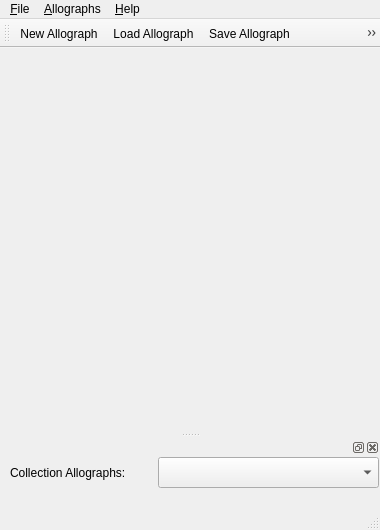
<?xml version="1.0" encoding="UTF-8"?>
<ui version="4.0">
 <class>HandyBox</class>
 <widget class="QMainWindow" name="HandyBox">
  <property name="geometry">
   <rect>
    <x>0</x>
    <y>0</y>
    <width>380</width>
    <height>530</height>
   </rect>
  </property>
  <property name="sizePolicy">
   <sizepolicy hsizetype="Preferred" vsizetype="Preferred">
    <horstretch>0</horstretch>
    <verstretch>0</verstretch>
   </sizepolicy>
  </property>
  <property name="minimumSize">
   <size>
    <width>380</width>
    <height>530</height>
   </size>
  </property>
  <property name="maximumSize">
   <size>
    <width>380</width>
    <height>530</height>
   </size>
  </property>
  <property name="windowTitle">
   <string>MainWindow</string>
  </property>
  <widget class="QWidget" name="centralwidget"/>
  <widget class="QMenuBar" name="menubar">
   <property name="geometry">
    <rect>
     <x>0</x>
     <y>0</y>
     <width>380</width>
     <height>23</height>
    </rect>
   </property>
   <widget class="QMenu" name="menu_File">
    <property name="title">
     <string>&amp;File</string>
    </property>
    <addaction name="action_New_Collection"/>
    <addaction name="action_Load_Collection"/>
    <addaction name="actionSave_Collection"/>
    <addaction name="actionSave_Collection_As"/>
    <addaction name="separator"/>
    <addaction name="action_Quit"/>
   </widget>
   <widget class="QMenu" name="menuHelp">
    <property name="title">
     <string>&amp;Help</string>
    </property>
    <addaction name="actionAbout_HandyBox"/>
   </widget>
   <widget class="QMenu" name="menuAllographs">
    <property name="title">
     <string>&amp;Allographs</string>
    </property>
    <addaction name="actionNew_Allograph"/>
    <addaction name="actionLoad_Allograph"/>
    <addaction name="actionSave_Allograph"/>
    <addaction name="separator"/>
    <addaction name="actionSet_Symbol"/>
    <addaction name="actionAdd_Allograph"/>
    <addaction name="separator"/>
    <addaction name="actionRecognize_Allograph"/>
    <addaction name="separator"/>
    <addaction name="actionNormalize_Repeated_Points"/>
    <addaction name="actionNormalize_number_of_points"/>
    <addaction name="actionNormalize_Slant"/>
    <addaction name="actionNormalize_Position"/>
    <addaction name="actionNormalize_Size"/>
    <addaction name="actionNormalize_All"/>
   </widget>
   <addaction name="menu_File"/>
   <addaction name="menuAllographs"/>
   <addaction name="menuHelp"/>
  </widget>
  <widget class="QStatusBar" name="statusbar"/>
  <widget class="QToolBar" name="toolBar">
   <property name="windowTitle">
    <string>toolBar</string>
   </property>
   <property name="iconSize">
    <size>
     <width>28</width>
     <height>28</height>
    </size>
   </property>
   <attribute name="toolBarArea">
    <enum>TopToolBarArea</enum>
   </attribute>
   <attribute name="toolBarBreak">
    <bool>false</bool>
   </attribute>
   <addaction name="actionNew_Allograph"/>
   <addaction name="actionLoad_Allograph"/>
   <addaction name="actionSave_Allograph"/>
   <addaction name="actionAdd_Allograph"/>
   <addaction name="actionSet_Symbol"/>
   <addaction name="actionNormalize_Size"/>
   <addaction name="actionNormalize_All"/>
   <addaction name="actionRecognize_Allograph"/>
  </widget>
  <widget class="QDockWidget" name="allographsDock">
   <property name="minimumSize">
    <size>
     <width>380</width>
     <height>70</height>
    </size>
   </property>
   <property name="layoutDirection">
    <enum>Qt::LeftToRight</enum>
   </property>
   <property name="floating">
    <bool>false</bool>
   </property>
   <attribute name="dockWidgetArea">
    <number>8</number>
   </attribute>
   <widget class="QWidget" name="allographsDockContents">
    <widget class="QComboBox" name="allographsComboBox">
     <property name="geometry">
      <rect>
       <x>158</x>
       <y>0</y>
       <width>221</width>
       <height>31</height>
      </rect>
     </property>
    </widget>
    <widget class="QLabel" name="allographsLabel">
     <property name="geometry">
      <rect>
       <x>10</x>
       <y>0</y>
       <width>181</width>
       <height>31</height>
      </rect>
     </property>
     <property name="text">
      <string>Collection Allographs:</string>
     </property>
    </widget>
   </widget>
  </widget>
  <action name="action_New_Collection">
   <property name="icon">
    <iconset resource="handybox.qrc">
     <normaloff>:/images/resources/icons/folder_new.png</normaloff>:/images/resources/icons/folder_new.png</iconset>
   </property>
   <property name="text">
    <string>&amp;New Collection</string>
   </property>
  </action>
  <action name="action_Load_Collection">
   <property name="text">
    <string>&amp;Load Collection</string>
   </property>
  </action>
  <action name="actionSave_Collection">
   <property name="text">
    <string>&amp;Save Collection</string>
   </property>
  </action>
  <action name="actionSave_Collection_As">
   <property name="text">
    <string>Save Collection As</string>
   </property>
  </action>
  <action name="action_Quit">
   <property name="text">
    <string>&amp;Quit</string>
   </property>
   <property name="menuRole">
    <enum>QAction::QuitRole</enum>
   </property>
  </action>
  <action name="actionAdd_Allograph">
   <property name="icon">
    <iconset resource="handybox.qrc">
     <normaloff>:/images/resources/icons/edit_add.png</normaloff>:/images/resources/icons/edit_add.png</iconset>
   </property>
   <property name="text">
    <string>Add Allograph</string>
   </property>
  </action>
  <action name="actionDelete_Allograph">
   <property name="text">
    <string>Delete Allograph</string>
   </property>
  </action>
  <action name="actionRecognize_Allograph">
   <property name="icon">
    <iconset resource="handybox.qrc">
     <normaloff>:/images/resources/icons/apply.png</normaloff>:/images/resources/icons/apply.png</iconset>
   </property>
   <property name="text">
    <string>Recognize Allograph</string>
   </property>
  </action>
  <action name="actionNew_Allograph">
   <property name="icon">
    <iconset resource="handybox.qrc">
     <normaloff>:/images/resources/icons/filenew.png</normaloff>:/images/resources/icons/filenew.png</iconset>
   </property>
   <property name="text">
    <string>New Allograph</string>
   </property>
  </action>
  <action name="actionNormalize_Size">
   <property name="icon">
    <iconset resource="handybox.qrc">
     <normaloff>:/images/resources/icons/edit.png</normaloff>:/images/resources/icons/edit.png</iconset>
   </property>
   <property name="text">
    <string>Normalize Size</string>
   </property>
  </action>
  <action name="actionNormalize_Position">
   <property name="text">
    <string>Normalize Position</string>
   </property>
  </action>
  <action name="actionNormalize_Repeated_Points">
   <property name="text">
    <string>Normalize Repeated Points</string>
   </property>
  </action>
  <action name="actionNormalize_All">
   <property name="icon">
    <iconset resource="handybox.qrc">
     <normaloff>:/images/resources/icons/wizard.png</normaloff>:/images/resources/icons/wizard.png</iconset>
   </property>
   <property name="text">
    <string>Normalize All</string>
   </property>
  </action>
  <action name="actionAbout_HandyBox">
   <property name="text">
    <string>About HandyBox</string>
   </property>
   <property name="menuRole">
    <enum>QAction::AboutRole</enum>
   </property>
  </action>
  <action name="actionNormalize_number_of_points">
   <property name="text">
    <string>Normalize Number of Points</string>
   </property>
  </action>
  <action name="actionLoad_Allograph">
   <property name="icon">
    <iconset resource="handybox.qrc">
     <normaloff>:/images/resources/icons/fileopen.png</normaloff>:/images/resources/icons/fileopen.png</iconset>
   </property>
   <property name="text">
    <string>Load Allograph</string>
   </property>
  </action>
  <action name="actionSave_Allograph">
   <property name="icon">
    <iconset resource="handybox.qrc">
     <normaloff>:/images/resources/icons/filesave.png</normaloff>:/images/resources/icons/filesave.png</iconset>
   </property>
   <property name="text">
    <string>Save Allograph</string>
   </property>
  </action>
  <action name="actionSet_Symbol">
   <property name="icon">
    <iconset resource="handybox.qrc">
     <normaloff>:/images/resources/icons/newfont.png</normaloff>:/images/resources/icons/newfont.png</iconset>
   </property>
   <property name="text">
    <string>Set Symbol</string>
   </property>
  </action>
  <action name="actionNormalize_Slant">
   <property name="text">
    <string>Normalize Slant</string>
   </property>
  </action>
 </widget>
 <resources>
  <include location="handybox.qrc"/>
 </resources>
 <connections/>
</ui>
